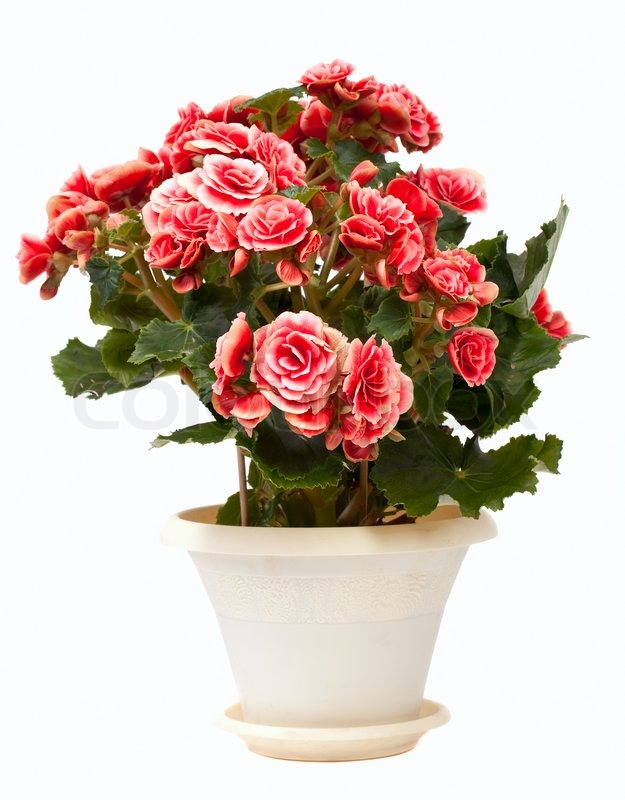
%> input picture Week2/3.jpg, 625 x 800 px
$ octave week2_or_logic.m   (GNU Octave 9; MATLAB toolbox functions it lacks are replaced by stand-ins)
%> lines starting %> are read from the running program, lines starting %| are printed output that depends on the picture; in (x1, y1, x2, y2) boxes, pixels count from 0 and x2, y2 are one past the last pixel; in counts of white or black regions, pixels touching at a corner belong together; the program's own positions count from 1
A = im2bw(imread ('3.jpg'));
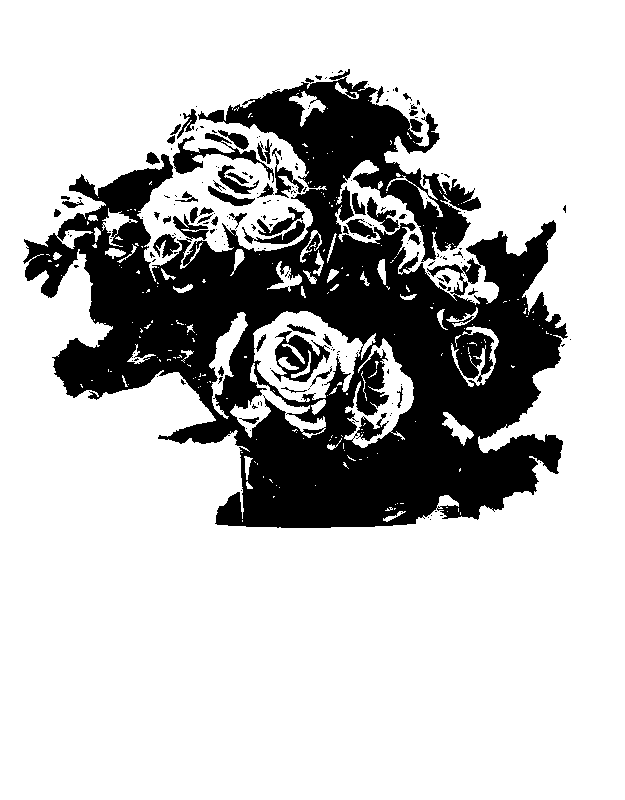
%> A: size 800x625 logical; 75.7% white; 193 black regions (141 under 20 px), largest, box (x1, y1, x2, y2) and area: (23, 69, 568, 528) 112840, (271, 331, 330, 382) 1329, (173, 133, 274, 183) 1168
B = im2bw(imread ('4.jpg'));
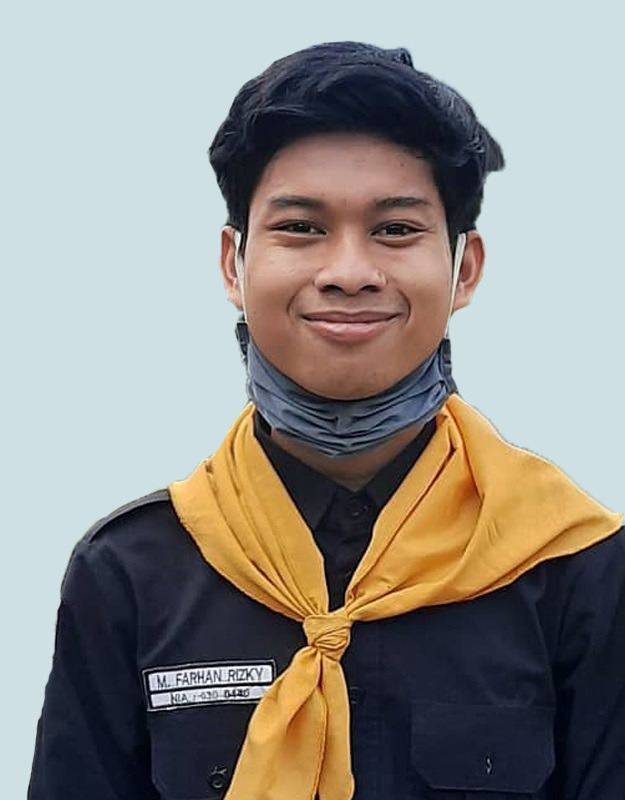
%> input picture Week2/4.jpg, 625 x 800 px
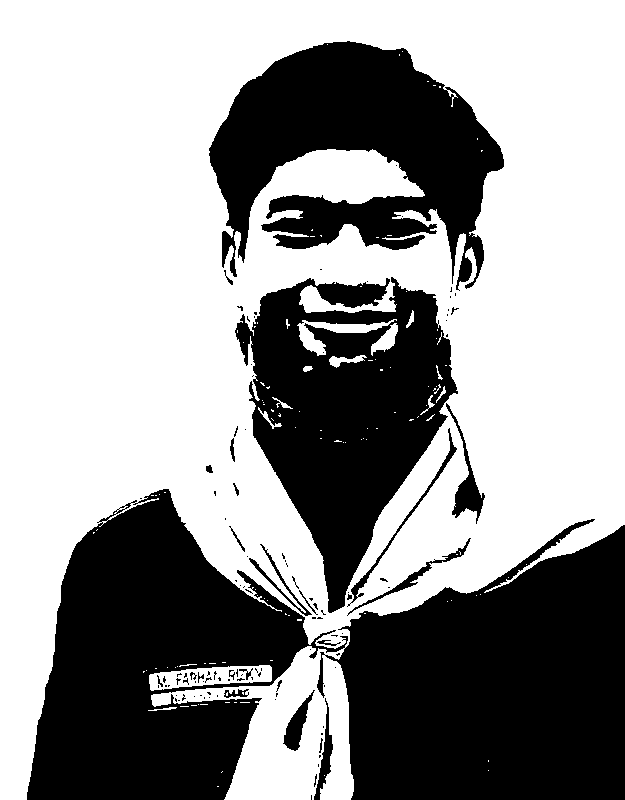
%> B: size 800x625 logical; 60.1% white; 112 black regions (87 under 20 px), largest, box (x1, y1, x2, y2) and area: (27, 489, 625, 800) 115194, (235, 277, 458, 613) 39635, (209, 41, 504, 291) 39298
C = or(A,B);
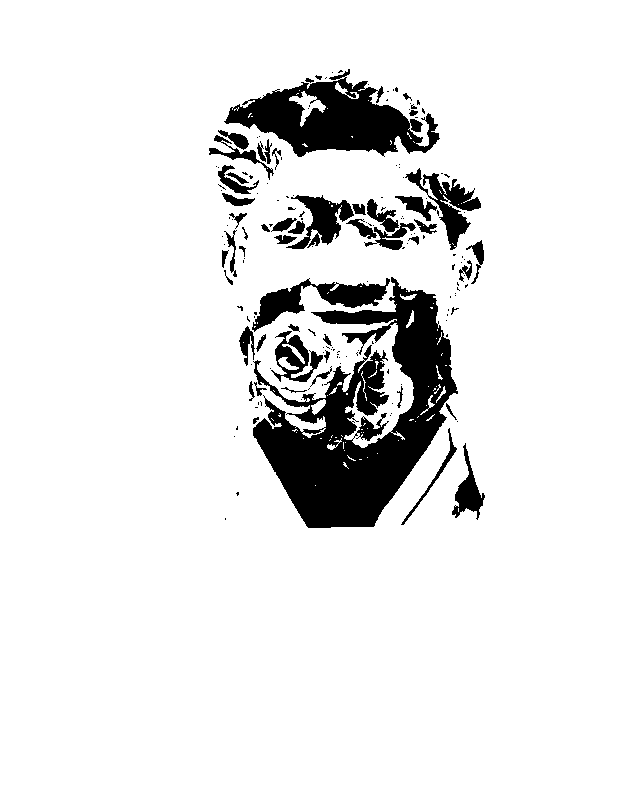
%> C: size 800x625 logical; 90.6% white; 171 black regions (120 under 20 px), largest, box (x1, y1, x2, y2) and area: (253, 277, 458, 528) 23391, (224, 69, 440, 157) 9162, (252, 278, 390, 332) 2524

subplot (1,3,1), imshow(uint8(A)),title ('Citra 1' );
subplot (1,3,2), imshow(uint8(B)),title ('Citra 1' );
subplot (1,3,3), imshow(uint8(C)),title ('Citra Or' );
